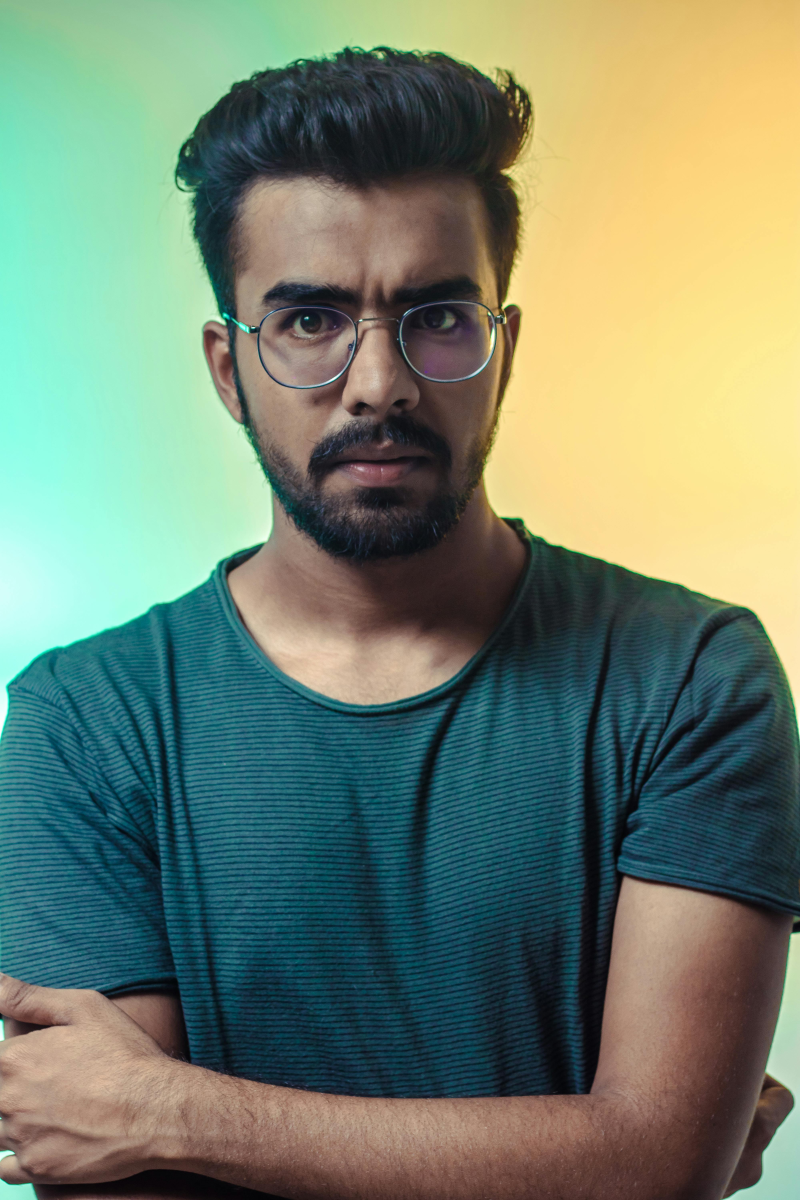
#> input picture inputs/images/person7.jpg, 4000 x 6000 px (shown at 1/5 size)
$ python main.py
#> lines starting #> are read from the running program, lines starting #| are printed output that depends on the picture; after the words box and inside, x2 and y2 are one past the last pixel; in counts of white or black regions, pixels touching at a corner belong together
import cv2
import numpy as np

# Load face and eye classifiers
face_classifier = cv2.CascadeClassifier('./inputs/haarcascade_frontalface_alt2.xml')
eye_classifier = cv2.CascadeClassifier('./inputs/haarcascade_eye_tree_eyeglasses.xml')

# Load the image
image_path = "./inputs/images/person7.jpg"
image = cv2.imread(image_path)
#> image is the input picture: shape (6000, 4000, 3); mean B, G, R 110.8, 130.6, 114.6

# Resize the image
if image.shape[0] > 500:
    width = 500
    ratio = float(width) / image.shape[1]
#> ratio = 0.125
    height = int(image.shape[0] * ratio)
#> height = 750
    image = cv2.resize(image, (width, height))
#> image: shape (750, 500, 3)

# ------------------------Start -> Fake Code ----------------------------------------
faked_image = np.copy(image)
faked_gray_image = cv2.cvtColor(faked_image, cv2.COLOR_BGR2GRAY)
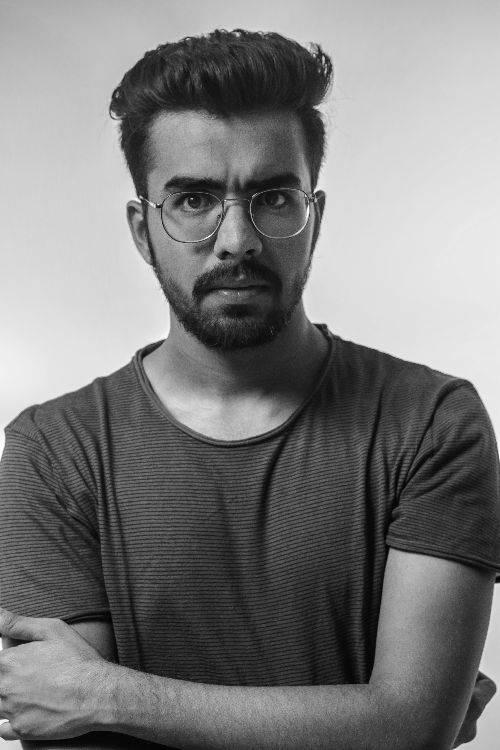
#> faked_gray_image: shape (750, 500); min 3, max 255, mean 123.7

# Apply face detection to the fake image to see wrong results
fake_faces = face_classifier.detectMultiScale(faked_gray_image)
#> fake_faces = [[123, 111, 221, 221]]
for (fx, fy, fw, fh) in fake_faces:
    cv2.rectangle(faked_image, (fx, fy), (fx + fw, fy + fh), (255, 255, 0), 2)
#> this loop made 1 pass
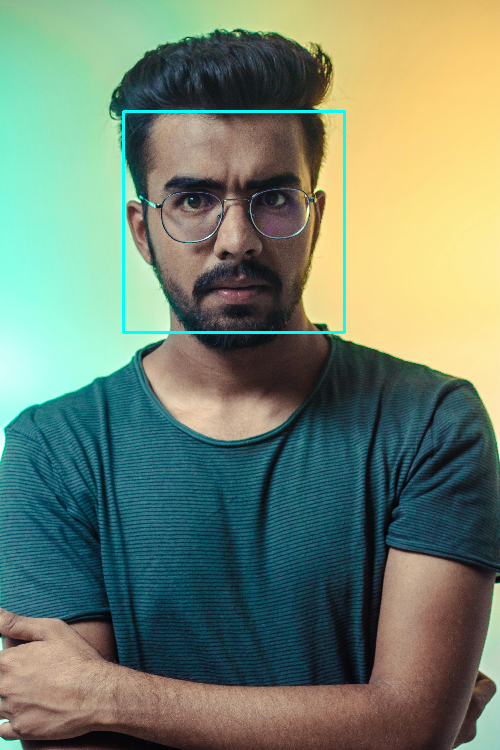
#> faked_image: shape (750, 500, 3); mean B, G, R 111.9, 131.5, 113.7

# Apply eye detection to the fake image to see wrong results
fake_eyes = eye_classifier.detectMultiScale(faked_gray_image)
#> fake_eyes = [[172, 185, 37, 37]]
for (ex, ey, ew, eh) in fake_eyes:
    cv2.rectangle(faked_image, (ex, ey), (ex + ew, ey + eh), (0, 0, 255), 2)
#> this loop made 1 pass
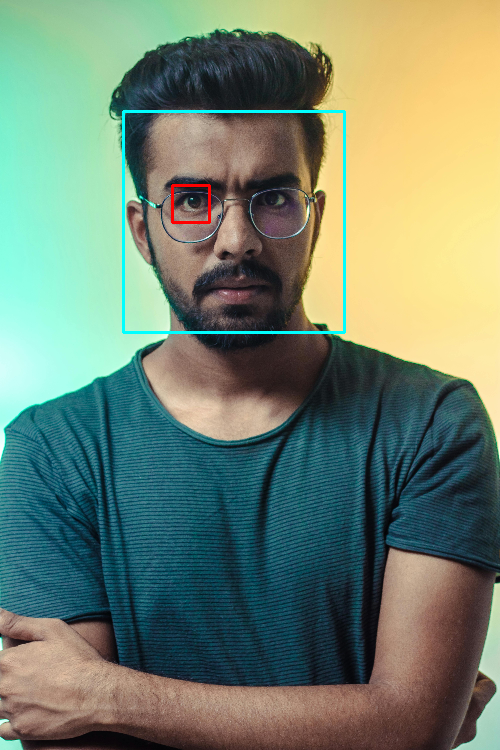
#> faked_image: shape (750, 500, 3); 0.12% of pixels changed, all inside (x1, y1, x2, y2) = (171, 184, 211, 224)
# ---------------------------- End -> Fake Code -----------------------------------
# ---------------------------- Start -> Original Code -----------------------------------
# Detect faces first
gray_image = cv2.cvtColor(image, cv2.COLOR_BGR2GRAY)
faces = face_classifier.detectMultiScale(gray_image, scaleFactor=1.1, minNeighbors=5)
#> faces = [[123, 111, 221, 221]]
for (fx, fy, fw, fh) in faces:
    cv2.rectangle(image, (fx, fy), (fx + fw, fy + fh), (255, 0, 0), 2)
    gray_face_space = gray_image[fy:fy + fh, fx:fx + fw]
    face_space = image[fy:fy + fh, fx:fx + fw]
    # Detect eyes within the face space
    eyes = eye_classifier.detectMultiScale(gray_face_space)
    for (ex, ey, ew, eh) in eyes:
        cv2.rectangle(face_space, (ex, ey), (ex+ew, ey+eh), (0, 0, 255), 2)
#> this loop made 1 pass
#> (fx, fy, fw, fh, eyes) on pass 1: (123, 111, 221, 221, [[52, 74, 35, 35], [131, 68, 40, 40]])
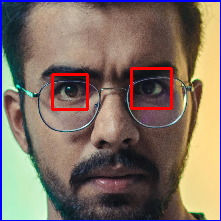
#> face_space: shape (221, 221, 3); mean B, G, R 99.1, 110.7, 126.3
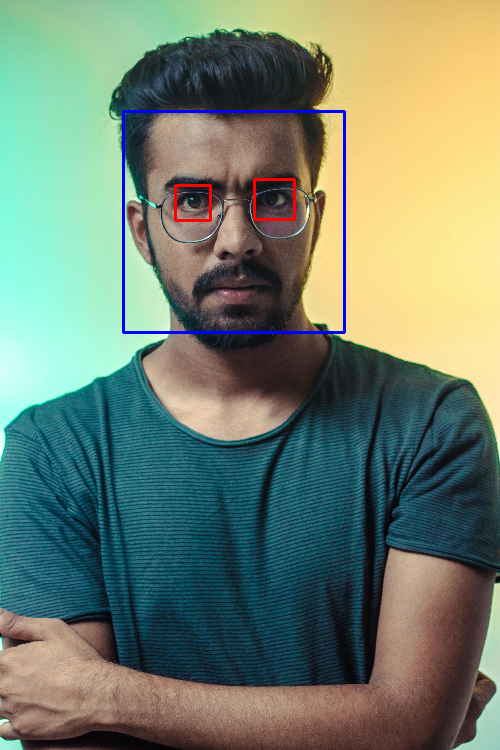
#> image: shape (750, 500, 3); mean B, G, R 111.7, 129.5, 114.1


# Display the result
cv2.imshow("fake_results", faked_image)
cv2.imshow("Result", image)
cv2.waitKey(0)
cv2.destroyAllWindows()
# ---------------------------- Trying video detection -----------------------------------
# Start video capture
cap = cv2.VideoCapture(0)

while True:
    # Capture frame-by-frame
    ret, frame = cap.read()
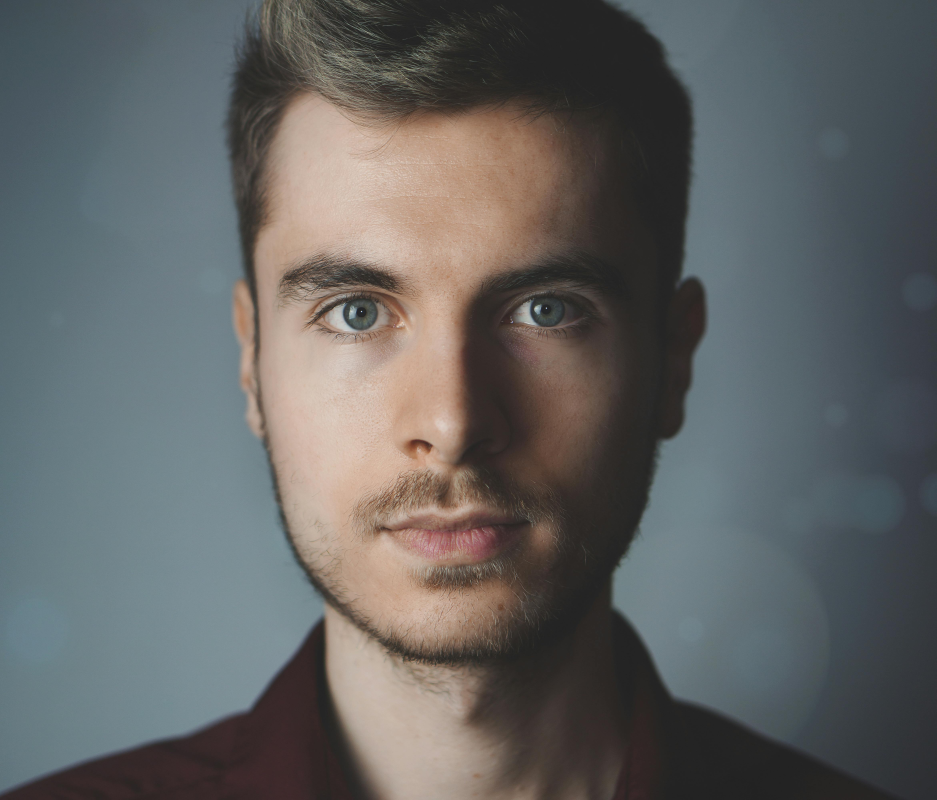
#> input picture inputs/images/person1.jpg, 4684 x 4000 px, given in place of the camera (shown at 1/5 size)
#> frame is the input picture: shape (4000, 4684, 3); mean B, G, R 98.7, 99.1, 98
    if not ret:
        break

    # Convert to grayscale
    gray = cv2.cvtColor(frame, cv2.COLOR_BGR2GRAY)

    # Detect faces in the frame
    faces = face_classifier.detectMultiScale(gray, scaleFactor=1.1, minNeighbors=5)
#> faces = [[928, 542, 2602, 2602]]

    # Draw rectangles around faces and eyes
    for (fx, fy, fw, fh) in faces:
        cv2.rectangle(frame, (fx, fy), (fx + fw, fy + fh), (255, 0, 0), 2)
        gray_face_space = gray[fy:fy + fh, fx:fx + fw]
        face_space = frame[fy:fy + fh, fx:fx + fw]

        # Detect eyes within the face space
        eyes = eye_classifier.detectMultiScale(gray_face_space)
        for (ex, ey, ew, eh) in eyes:
            cv2.rectangle(face_space, (ex, ey), (ex + ew, ey + eh), (0, 0, 255), 2)
#> this loop made 1 pass
#> pass 1, `face_space = frame[fy:fy + fh, fx:fx + fw]`:
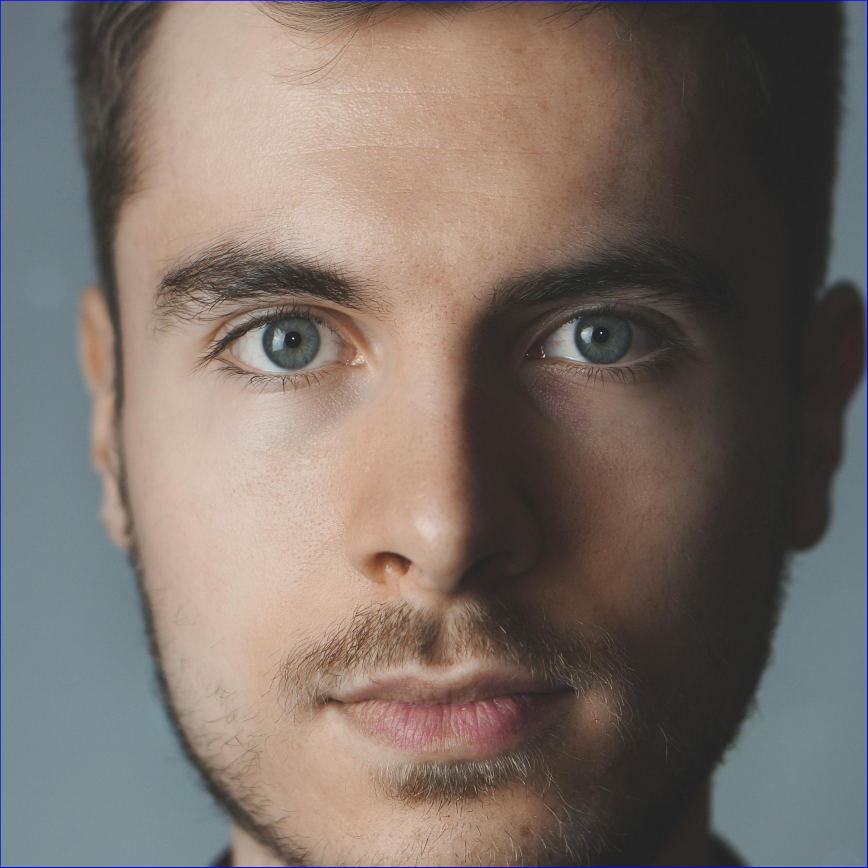
#> face_space: shape (2602, 2602, 3) (shown at 1/3 size); mean B, G, R 104.1, 111.4, 122.5

    # Display the resulting frame
    cv2.imshow('Video', frame)

    # Break the loop with 'q'
    if cv2.waitKey(1) & 0xFF == ord('q'):
#> (key q is pressed here)
        break
